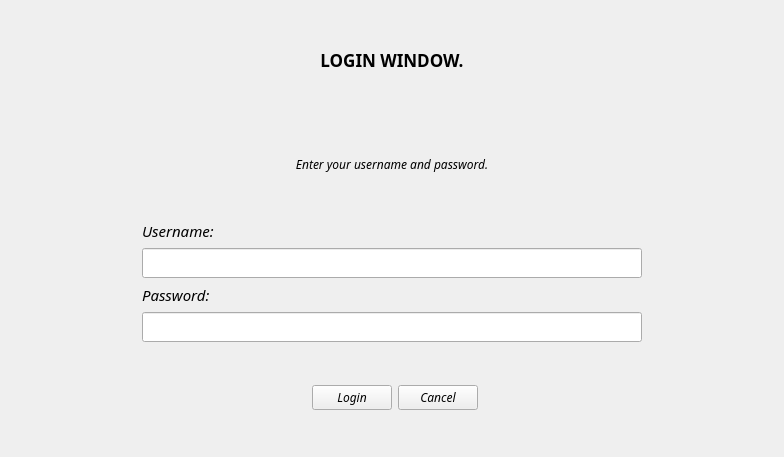
<?xml version="1.0" encoding="UTF-8"?>
<ui version="4.0">
 <class>login_screen</class>
 <widget class="QWidget" name="login_screen">
  <property name="windowModality">
   <enum>Qt::ApplicationModal</enum>
  </property>
  <property name="enabled">
   <bool>true</bool>
  </property>
  <property name="geometry">
   <rect>
    <x>0</x>
    <y>0</y>
    <width>784</width>
    <height>457</height>
   </rect>
  </property>
  <property name="sizePolicy">
   <sizepolicy hsizetype="Fixed" vsizetype="Fixed">
    <horstretch>0</horstretch>
    <verstretch>0</verstretch>
   </sizepolicy>
  </property>
  <property name="minimumSize">
   <size>
    <width>784</width>
    <height>457</height>
   </size>
  </property>
  <property name="maximumSize">
   <size>
    <width>784</width>
    <height>457</height>
   </size>
  </property>
  <property name="font">
   <font>
    <family>Sans Serif</family>
   </font>
  </property>
  <property name="windowTitle">
   <string>Login screen</string>
  </property>
  <property name="windowOpacity">
   <double>0.000000000000000</double>
  </property>
  <layout class="QGridLayout" name="gridLayout">
   <property name="sizeConstraint">
    <enum>QLayout::SetDefaultConstraint</enum>
   </property>
   <item row="3" column="0">
    <layout class="QFormLayout" name="button_formLayout">
     <property name="fieldGrowthPolicy">
      <enum>QFormLayout::FieldsStayAtSizeHint</enum>
     </property>
     <property name="labelAlignment">
      <set>Qt::AlignCenter</set>
     </property>
     <property name="formAlignment">
      <set>Qt::AlignCenter</set>
     </property>
     <property name="verticalSpacing">
      <number>5</number>
     </property>
     <property name="leftMargin">
      <number>5</number>
     </property>
     <property name="topMargin">
      <number>5</number>
     </property>
     <property name="rightMargin">
      <number>5</number>
     </property>
     <property name="bottomMargin">
      <number>5</number>
     </property>
     <item row="0" column="0">
      <widget class="QPushButton" name="login_Button">
       <property name="font">
        <font>
         <family>Sans Serif</family>
         <italic>true</italic>
        </font>
       </property>
       <property name="text">
        <string>Login</string>
       </property>
      </widget>
     </item>
     <item row="0" column="1">
      <widget class="QPushButton" name="cancelButton">
       <property name="font">
        <font>
         <family>Sans Serif</family>
         <italic>true</italic>
        </font>
       </property>
       <property name="text">
        <string>Cancel</string>
       </property>
      </widget>
     </item>
    </layout>
   </item>
   <item row="1" column="0">
    <layout class="QVBoxLayout" name="usernameandpaswword_title_verticalLayout">
     <property name="spacing">
      <number>5</number>
     </property>
     <item>
      <widget class="QLabel" name="usernameandpassword_title_label">
       <property name="font">
        <font>
         <family>Sans Serif</family>
         <italic>true</italic>
        </font>
       </property>
       <property name="text">
        <string>Enter your username and password.</string>
       </property>
       <property name="alignment">
        <set>Qt::AlignCenter</set>
       </property>
      </widget>
     </item>
    </layout>
   </item>
   <item row="0" column="0">
    <layout class="QVBoxLayout" name="title_verticalLayout">
     <item>
      <widget class="QLabel" name="title">
       <property name="font">
        <font>
         <family>Sans Serif</family>
         <pointsize>13</pointsize>
         <italic>false</italic>
         <bold>true</bold>
         <underline>false</underline>
        </font>
       </property>
       <property name="text">
        <string>LOGIN WINDOW.</string>
       </property>
       <property name="alignment">
        <set>Qt::AlignCenter</set>
       </property>
      </widget>
     </item>
    </layout>
   </item>
   <item row="2" column="0">
    <layout class="QGridLayout" name="usenameandpasword_input_gridLayout">
     <item row="0" column="0">
      <widget class="QLabel" name="username_label">
       <property name="font">
        <font>
         <family>Sans Serif</family>
         <pointsize>11</pointsize>
         <italic>true</italic>
        </font>
       </property>
       <property name="text">
        <string>Username:</string>
       </property>
      </widget>
     </item>
     <item row="2" column="0">
      <widget class="QLabel" name="password_label">
       <property name="font">
        <font>
         <family>Sans Serif</family>
         <pointsize>11</pointsize>
         <italic>true</italic>
        </font>
       </property>
       <property name="text">
        <string>Password:</string>
       </property>
      </widget>
     </item>
     <item row="1" column="0">
      <widget class="QLineEdit" name="username">
       <property name="minimumSize">
        <size>
         <width>500</width>
         <height>30</height>
        </size>
       </property>
       <property name="maximumSize">
        <size>
         <width>500</width>
         <height>30</height>
        </size>
       </property>
       <property name="font">
        <font>
         <family>Sans Serif</family>
        </font>
       </property>
       <property name="alignment">
        <set>Qt::AlignCenter</set>
       </property>
      </widget>
     </item>
     <item row="3" column="0">
      <widget class="QLineEdit" name="password">
       <property name="minimumSize">
        <size>
         <width>500</width>
         <height>30</height>
        </size>
       </property>
       <property name="maximumSize">
        <size>
         <width>500</width>
         <height>30</height>
        </size>
       </property>
       <property name="font">
        <font>
         <family>Sans Serif</family>
        </font>
       </property>
       <property name="alignment">
        <set>Qt::AlignCenter</set>
       </property>
      </widget>
     </item>
    </layout>
   </item>
  </layout>
 </widget>
 <resources/>
 <connections/>
</ui>
